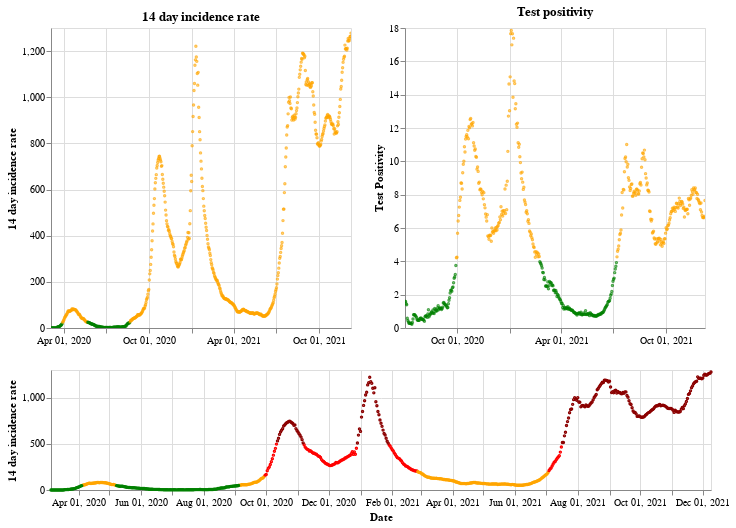

This figure's notebook cell:
### Markdown cell above
## Northern Ireland

### Code cell
plot_traffic_light('Northern Ireland')

### Figure 1 — Vega-Lite specification as saved in the notebook (floating-point values rounded to 4 significant figures; data arrays with more than 128 entries replaced by an {"elided": "..."} marker saying what was removed)
{"config": {"view": {"continuousWidth": 400, "continuousHeight": 300}}, "vconcat": [{"hconcat": [{"mark": {"type": "point", "size": 2}, "encoding": {"color": {"condition": {"value": "green", "test": "(datum.twoWeeklyCasesRate <= 25)"}, "value": "orange"}, "tooltip": [{"type": "nominal", "field": "areaName"}, {"type": "temporal", "field": "date"}, {"type": "quantitative", "field": "twoWeeklyCasesRate"}, {"type": "quantitative", "field": "testPositivity"}], "x": {"type": "temporal", "axis": {"title": ""}, "field": "date", "scale": {"domain": {"selection": "DateBrush"}}, "timeUnit": "yearmonthdate"}, "y": {"type": "quantitative", "axis": {"title": "14 day incidence rate"}, "field": "twoWeeklyCasesRate"}}, "title": "14 day incidence rate", "width": 300}, {"mark": {"type": "point", "size": 2}, "encoding": {"color": {"condition": {"value": "green", "test": "(datum.testPositivity <= 4)"}, "value": "orange"}, "tooltip": [{"type": "nominal", "field": "areaName"}, {"type": "temporal", "field": "date"}, {"type": "quantitative", "field": "twoWeeklyCasesRate"}, {"type": "quantitative", "field": "testPositivity"}], "x": {"type": "temporal", "axis": {"title": ""}, "field": "date", "scale": {"domain": {"selection": "DateBrush"}}, "timeUnit": "yearmonthdate"}, "y": {"type": "quantitative", "axis": {"title": "Test Positivity"}, "field": "testPositivity"}}, "title": "Test positivity", "width": 300}]}, {"layer": [{"mark": {"type": "point", "size": 2}, "encoding": {"color": {"condition": {"value": "orange", "test": "(((datum.testPositivity < 4) && (datum.twoWeeklyCasesRate >= 50)) && (datum.twoWeeklyCasesRate < 200))"}, "value": "red"}, "opacity": {"condition": {"value": 1, "test": "((datum.twoWeeklyCasesRate >= 50) && (datum.twoWeeklyCasesRate < 500))"}, "value": 0}, "tooltip": [{"type": "nominal", "field": "areaName"}, {"type": "temporal", "field": "date"}, {"type": "quantitative", "field": "twoWeeklyCasesRate"}, {"type": "quantitative", "field": "testPositivity"}], "x": {"type": "temporal", "axis": {"title": "Date"}, "field": "date", "timeUnit": "yearmonthdate"}, "y": {"type": "quantitative", "axis": {"title": "14 day incidence rate"}, "field": "twoWeeklyCasesRate"}}, "selection": {"DateBrush": {"type": "interval", "encodings": ["x"], "fields": ["Time"]}}}, {"mark": {"type": "point", "size": 2}, "encoding": {"color": {"value": "darkred"}, "opacity": {"condition": {"value": 1, "test": "(datum.twoWeeklyCasesRate >= 500)"}, "value": 0}, "tooltip": [{"type": "nominal", "field": "areaName"}, {"type": "temporal", "field": "date"}, {"type": "quantitative", "field": "twoWeeklyCasesRate"}, {"type": "quantitative", "field": "testPositivity"}], "x": {"type": "temporal", "axis": {"title": "Date"}, "field": "date", "timeUnit": "yearmonthdate"}, "y": {"type": "quantitative", "axis": {"title": "14 day incidence rate"}, "field": "twoWeeklyCasesRate"}}}, {"mark": {"type": "point", "size": 2}, "encoding": {"color": {"condition": {"value": "green", "test": "((datum.testPositivity < 4) && (datum.twoWeeklyCasesRate < 50))"}, "value": "orange"}, "opacity": {"condition": {"value": 1, "test": "(datum.twoWeeklyCasesRate < 50)"}, "value": 0}, "tooltip": [{"type": "nominal", "field": "areaName"}, {"type": "temporal", "field": "date"}, {"type": "quantitative", "field": "twoWeeklyCasesRate"}, {"type": "quantitative", "field": "testPositivity"}], "x": {"type": "temporal", "axis": {"title": "Date"}, "field": "date", "timeUnit": "yearmonthdate"}, "y": {"type": "quantitative", "axis": {"title": "14 day incidence rate"}, "field": "twoWeeklyCasesRate"}}}], "height": 120, "width": 660}], "data": {"name": "data-33f96b7b1786eedb5b3ad47bc403f14f"}, "$schema": "https://vega.github.io/schema/vega-lite/v4.8.1.json", "datasets": {"data-33f96b7b1786eedb5b3ad47bc403f14f": {"elided": "645 records"}}}
